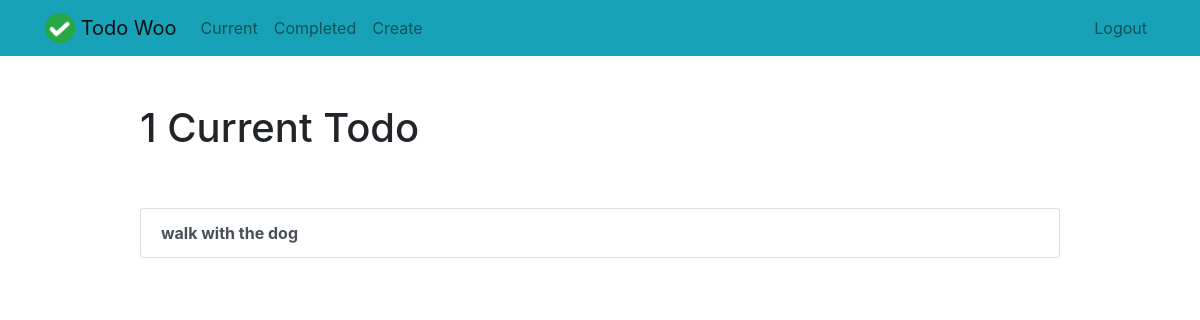
Page /current/ (signed in) on the earlier database version.
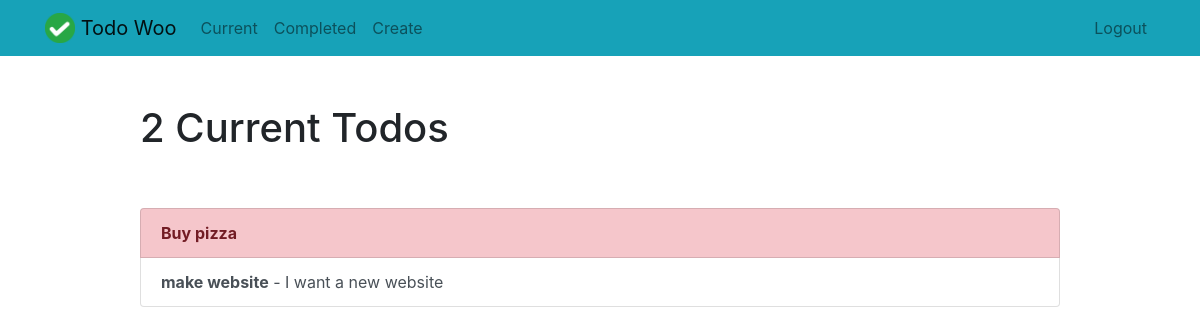
Same page on the later database version.
### todoapp/models.py (models this page shows, shortened)
class Todo(models.Model):
    title = models.CharField(max_length=100)
    memo = models.TextField(blank=True)
    created = models.DateTimeField(auto_now_add=True)
    datecompleted = models.DateTimeField(null=True,blank=True)
    important = models.BooleanField(default=False)
    user = models.ForeignKey(User,on_delete=models.CASCADE)

### todoapp/views.py (the view)
# urls.py: path('current/', views.currenttodos, name='currenttodos'),
@login_required
def currenttodos(request):
      todos = Todo.objects.filter(user=request.user,datecompleted__isnull=True)
      return render(request, 'todoapp/currenttodos.html',{'todos':todos} )

### todoapp/templates/todoapp/currenttodos.html
{% extends "todoapp/base.html" %}
{% block content %}
    <div class="row justify-content-center mt-5">
        <div class="col-md-10">
            {% if todos %}
                 <h1>{{ todos.count }} Current Todo{{ todos.count|pluralize }}</h1>
            {% else %}
                           <h1>Current Todos</h1>
            {% endif %}
        </div>
    </div>
    <div class="row justify-content-center mt-5">
        <div class="col-md-10">
        {% if todos %}
            <div class="list-group">
                {% for todo in todos %}
                    <a href="{% url 'viewtodo' todo.id %}" class="list-group-item list-group-item-action{% if todo.important %} list-group-item-danger{% endif %}"><b>{{ todo.title }}</b>{% if todo.memo %} - {{ todo.memo|truncatechars:30 }}{% endif %}</a>
                {% endfor %}
            </div>
        {% else %}
            <div class="text-center">
                <h2>Looks like you don't have any todos! Nice work.</h2>
            <br>
            <a role="button" class="btn btn-primary" href="{% url 'createtodo' %}">New Todo</a>
            </div>
        {% endif %}
        </div>
    </div>
{% endblock %}

Differences in the rows shown:
no longer on this page (row edited): Todo: title "walk with the dog"
added Todo: title "Buy pizza", important True (drawn)
added Todo: title "make website", memo "I want a new website"
Other differences:
{{ todos.count }}: "1" → "2"
